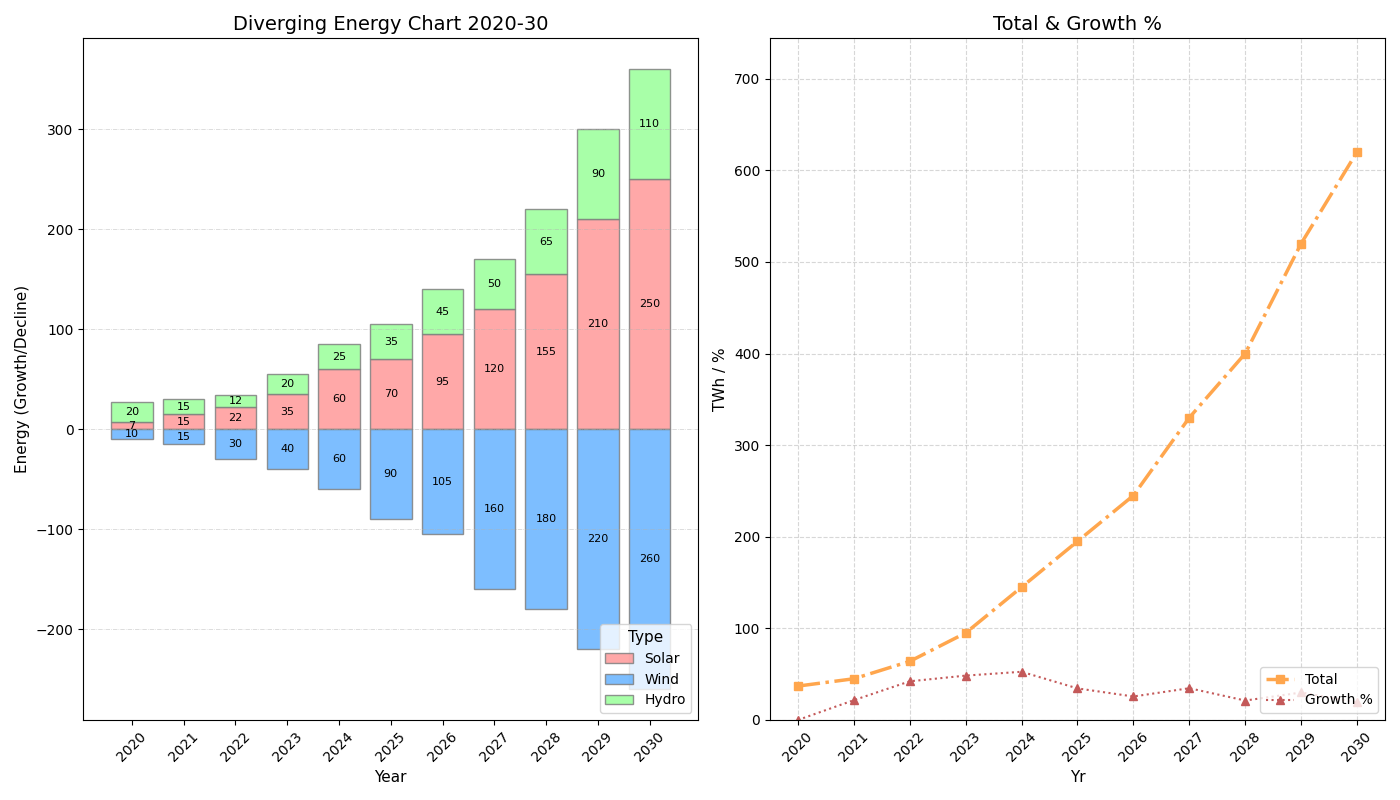

The script that drew this image:
import matplotlib.pyplot as plt
import numpy as np

years = np.arange(2020, 2031)
solar_energy = np.array([7, 15, 22, 35, 60, 70, 95, 120, 155, 210, 250])
wind_energy = np.array([10, 15, 30, 40, 60, 90, 105, 160, 180, 220, 260])
hydro_energy = np.array([20, 15, 12, 20, 25, 35, 45, 50, 65, 90, 110])

fig, axes = plt.subplots(1, 2, figsize=(14, 8))

axes[0].bar(years, solar_energy, label='Solar', color='#ff9999', alpha=0.85, edgecolor='grey')
axes[0].bar(years, -wind_energy, label='Wind', color='#66b3ff', alpha=0.85, edgecolor='grey')
axes[0].bar(years, hydro_energy, bottom=solar_energy, label='Hydro', color='#99ff99', alpha=0.85, edgecolor='grey')

axes[0].set_title('Diverging Energy Chart 2020-30', fontsize=14)
axes[0].set_xlabel('Year', fontsize=11)
axes[0].set_ylabel('Energy (Growth/Decline)', fontsize=11)
axes[0].set_xticks(years, labels=years, rotation=45)
axes[0].grid(axis='y', linestyle='-.', linewidth=0.5, alpha=0.6)
axes[0].legend(loc='lower right', fontsize=10, title='Type', title_fontsize='11')

for i, (s, w, h) in enumerate(zip(solar_energy, wind_energy, hydro_energy)):
    axes[0].text(years[i], s / 2, f'{s}', ha='center', va='center', color='black', fontsize=8)
    axes[0].text(years[i], -w / 2, f'{w}', ha='center', va='center', color='black', fontsize=8)
    axes[0].text(years[i], s + h / 2, f'{h}', ha='center', va='center', color='black', fontsize=8)

total_renewable_energy = solar_energy + wind_energy + hydro_energy
percentage_growth = np.zeros(len(total_renewable_energy))
percentage_growth[1:] = ((total_renewable_energy[1:] - total_renewable_energy[:-1]) / total_renewable_energy[:-1]) * 100

axes[1].plot(years, total_renewable_energy, label='Total', color='#ffa64d', marker='s', linewidth=2.5, linestyle='-.')
axes[1].plot(years, percentage_growth, label='Growth %', color='#c45959', linestyle=':', marker='^', linewidth=1.5)
axes[1].set_title('Total & Growth %', fontsize=14)
axes[1].set_xlabel('Yr', fontsize=11)
axes[1].set_ylabel('TWh / %', fontsize=11)
axes[1].set_xticks(years, labels=years, rotation=45)
axes[1].set_ylim(0, max(total_renewable_energy) * 1.2)
axes[1].legend(loc='lower right', fontsize=10)
axes[1].grid(True, linestyle='--', alpha=0.5)

plt.tight_layout()
plt.show()
